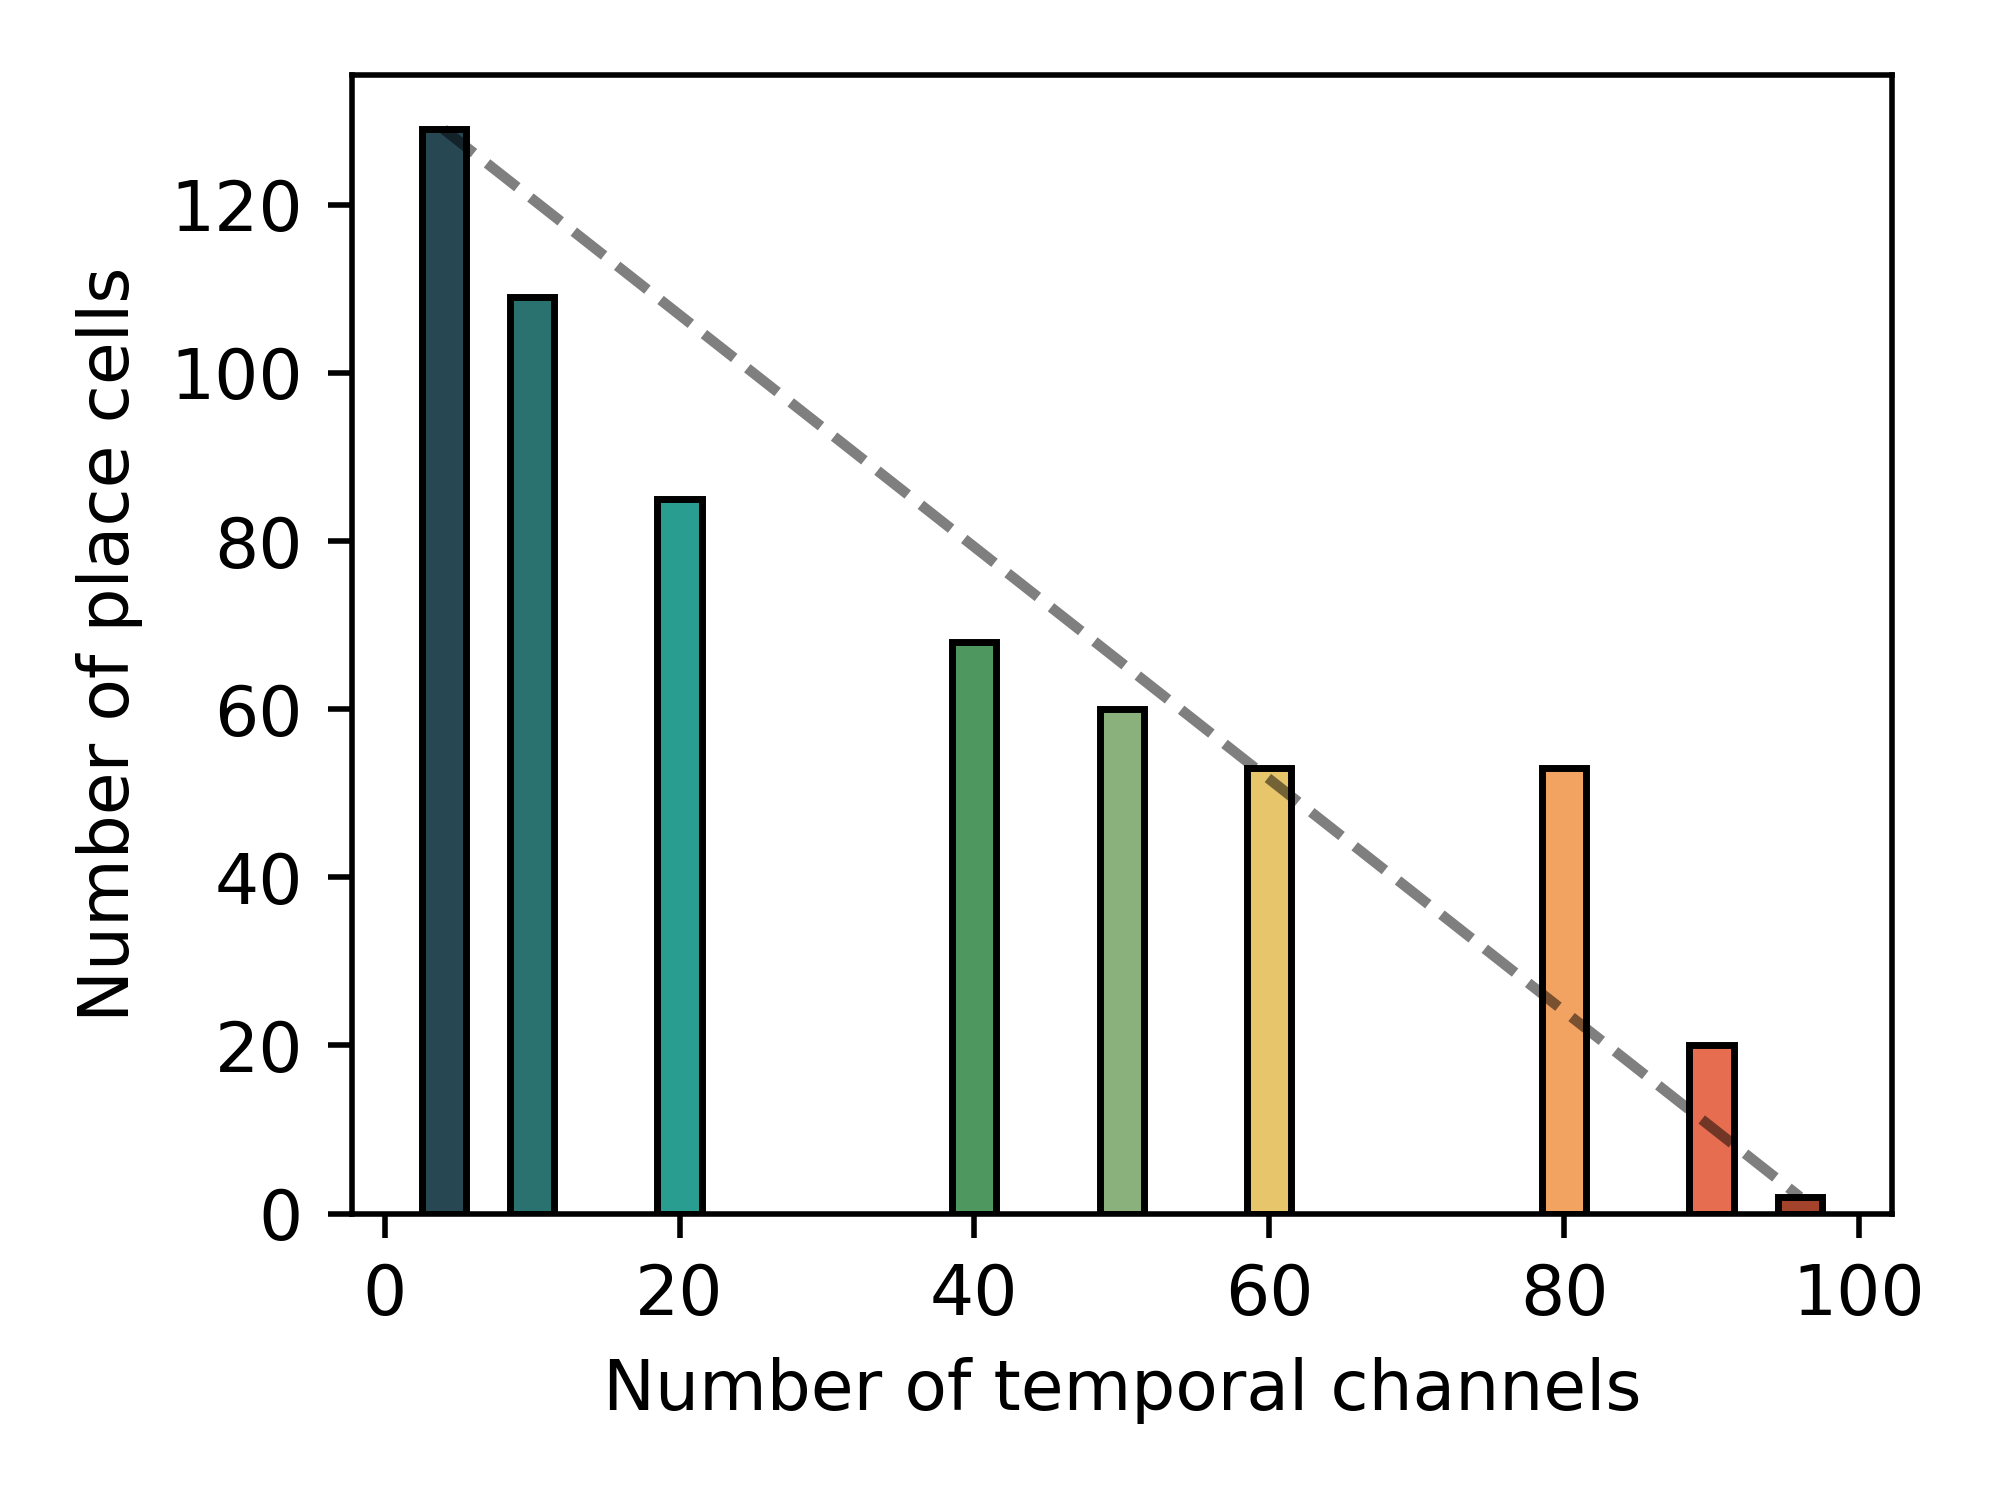

Here is the Python script that generated this plot:
from matplotlib import pyplot as plt

# colours = [ '#274753', '#297270', '#299D8F',"#4E975E", '#8AB07C',# '#D3D7AF',
#            '#E7C66B', '#F3A361', '#E66D50', "#A3432B"]
colours = [ "#A3432B",  '#E66D50', '#F3A361','#E7C66B','#8AB07C',
           "#4E975E", '#299D8F', '#297270', '#274753']

num_place_cells = [129, 109, 85, 68, 60, 53, 53, 20, 2]
num_place_cells.reverse()

num_spatial_channels = [4, 10, 20, 40, 50, 60, 80, 90, 96]
num_temporal_channels = [100 - n for n in num_spatial_channels]

# Generate a histogram
fig, ax = plt.subplots(figsize=(4, 3), dpi=500)
ax.bar(num_temporal_channels, num_place_cells, color=colours, width=3, edgecolor='black')
# Plot a dashed line from (4,129) to (96,2)
ax.plot([4, 96], [129, 2], linestyle='--', color='black', alpha=0.5)
ax.set_xlabel('Number of temporal channels')
ax.set_ylabel('Number of place cells')
plt.tight_layout()
plt.savefig('code/fig/fig5_hist.png', transparent=False, dpi=500)
